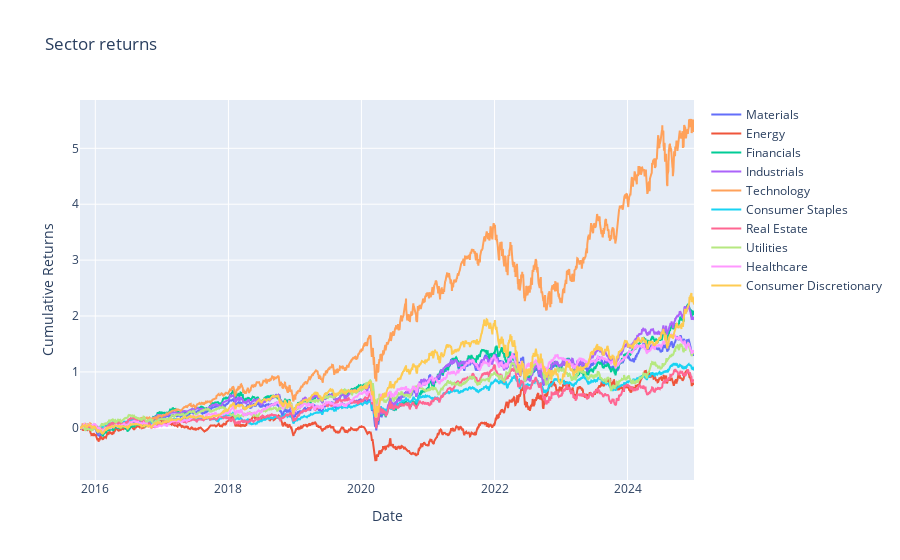

This figure's notebook cell:
### Code cell
fig = go.Figure()


for ticker in returns.columns:
    fig.add_trace(
        go.Scatter(
            x = returns.index,
            y = (1+returns[ticker]).cumprod()-1,
            name = ticker_sector[ticker]
        )
    )

fig.update_layout(title = 'Sector returns')
fig.update_yaxes(title = 'Cumulative Returns')
fig.update_xaxes(title = 'Date')
fig.show()

### Figure 1 — Plotly figure (JSON) as saved in the notebook; plotly's stock layout.template omitted (floating-point values rounded to 4 significant figures; data arrays with more than 128 entries replaced by an {"elided": "..."} marker saying what was removed)
{"data": [{"name": "Materials", "type": "scatter", "x": {"elided": "2322 str values"}, "y": {"elided": "2322 float values"}}, {"name": "Energy", "type": "scatter", "x": {"elided": "2322 str values"}, "y": {"elided": "2322 float values"}}, {"name": "Financials", "type": "scatter", "x": {"elided": "2322 str values"}, "y": {"elided": "2322 float values"}}, {"name": "Industrials", "type": "scatter", "x": {"elided": "2322 str values"}, "y": {"elided": "2322 float values"}}, {"name": "Technology", "type": "scatter", "x": {"elided": "2322 str values"}, "y": {"elided": "2322 float values"}}, {"name": "Consumer Staples", "type": "scatter", "x": {"elided": "2322 str values"}, "y": {"elided": "2322 float values"}}, {"name": "Real Estate", "type": "scatter", "x": {"elided": "2322 str values"}, "y": {"elided": "2322 float values"}}, {"name": "Utilities", "type": "scatter", "x": {"elided": "2322 str values"}, "y": {"elided": "2322 float values"}}, {"name": "Healthcare", "type": "scatter", "x": {"elided": "2322 str values"}, "y": {"elided": "2322 float values"}}, {"name": "Consumer Discretionary", "type": "scatter", "x": {"elided": "2322 str values"}, "y": {"elided": "2322 float values"}}], "layout": {"title": {"text": "Sector returns"}, "xaxis": {"title": {"text": "Date"}}, "yaxis": {"title": {"text": "Cumulative Returns"}}}}
